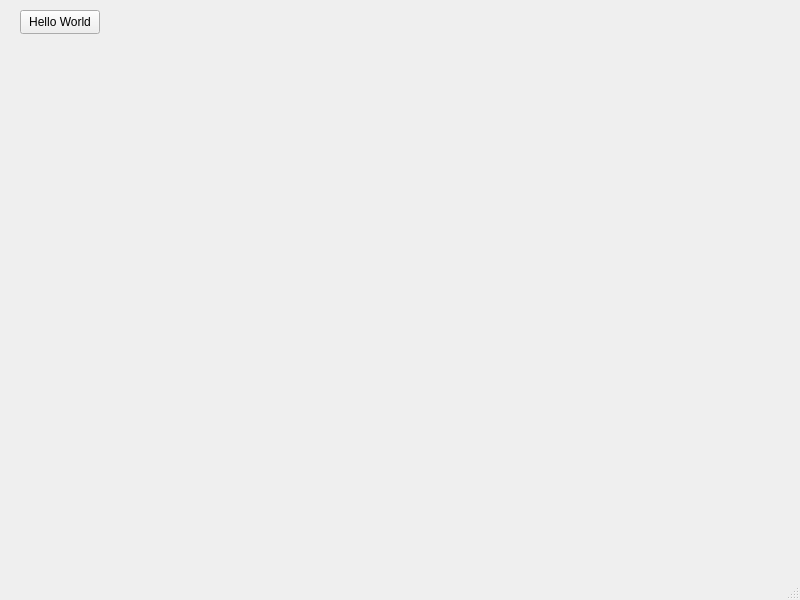
<?xml version="1.0" encoding="UTF-8"?>
<ui version="4.0">
 <class>MainWindow</class>
 <widget class="QMainWindow" name="MainWindow">
  <property name="geometry">
   <rect>
    <x>0</x>
    <y>0</y>
    <width>800</width>
    <height>600</height>
   </rect>
  </property>
  <property name="windowTitle">
   <string>MainWindow</string>
  </property>
  <widget class="QWidget" name="centralwidget">
   <widget class="QPushButton" name="pushButton">
    <property name="geometry">
     <rect>
      <x>20</x>
      <y>10</y>
      <width>80</width>
      <height>24</height>
     </rect>
    </property>
    <property name="text">
     <string>Hello World</string>
    </property>
   </widget>
  </widget>
  <widget class="QMenuBar" name="menubar">
   <property name="geometry">
    <rect>
     <x>0</x>
     <y>0</y>
     <width>800</width>
     <height>21</height>
    </rect>
   </property>
  </widget>
  <widget class="QStatusBar" name="statusbar"/>
 </widget>
 <resources/>
 <connections/>
</ui>
